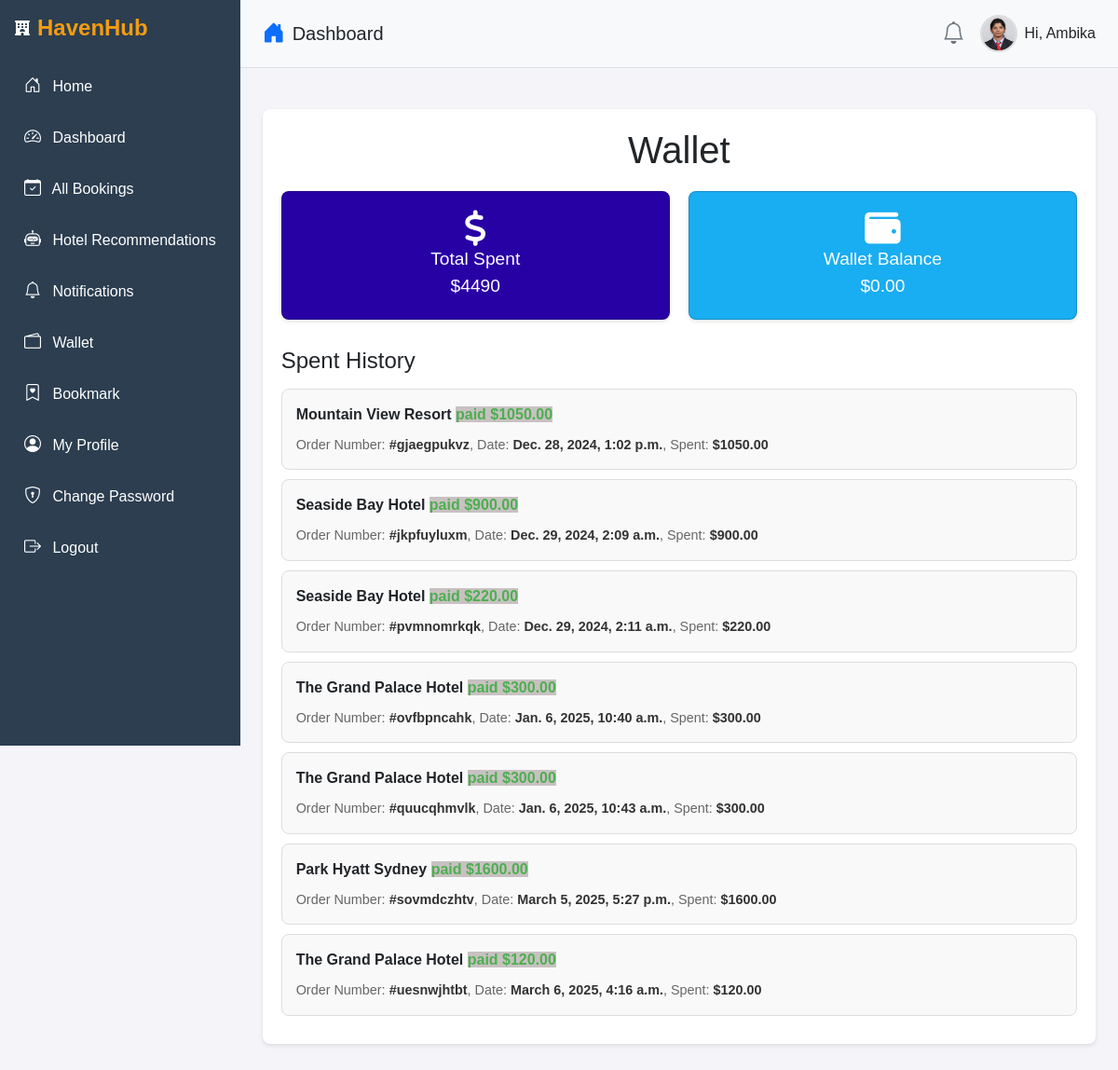
Screenshot of /dashboard/wallet/ (signed in) with the database file from the repository.
### userauths/models.py (models this page shows, shortened)
class Profile(models.Model):
    pid=ShortUUIDField(length=7,max_length=25,alphabet='abcdefghijklmnopqrstuvwxyz123')
    image=models.FileField(upload_to='image',default="default.jpg",null=True,blank=True)
    user=models.OneToOneField(User,on_delete=models.CASCADE)
    full_name = models.CharField(max_length=500,null=True,blank=True)
    phone = models.CharField(max_length=100,null=True,blank=True)
    gender = models.CharField(max_length=20,choices=GENDER,default="Other")
    country = models.CharField(max_length=100,null=True,blank=True)
    city = models.CharField(max_length=100,null=True,blank=True)
    state = models.CharField(max_length=100,null=True,blank=True)
    address = models.CharField(max_length=1000,null=True,blank=True)
    identity_type = models.CharField(max_length=200,choices=IDENTITY_TYPE,null=True,blank=True)
    identity_img = models.FileField(upload_to='image',default="id.jpg",null=True,blank=True)
    facebook=models.URLField(null=True,blank=True)
    twitter=models.URLField(null=True,blank=True)
    wallet=models.DecimalField(max_digits=10,decimal_places=2,default=0.00)
    verified=models.BooleanField(default=False)
    date=models.DateTimeField(auto_now_add=True)
    class Meta:
        ordering=['-date']

class User(AbstractUser):
    full_name = models.CharField(max_length=500,null=True,blank=True)
    username=models.CharField(max_length=500,unique=True)
    email = models.EmailField(max_length=500,unique=True)
    phone = models.CharField(max_length=100,null=True,blank=True)
    gender = models.CharField(max_length=20,choices=GENDER,default="Other")
    otp=models.CharField(max_length=100,null=True,blank=True)
    USERNAME_FIELD='email'
    REQUIRED_FIELDS = ['username']

### hotel/models.py (models this page shows, shortened)
class Booking(models.Model):
    user=models.ForeignKey(User,on_delete=models.SET_NULL,null=True,blank=True)
    payment_status=models.CharField(max_length=100,choices=PAYMENT_STATUS)
    coupons = models.ManyToManyField("hotel.Coupon",blank=True)
    full_name=models.CharField(max_length=1000)
    email=models.EmailField(max_length=1000)
    phone=models.CharField(max_length=1000)
    hotel=models.ForeignKey(Hotel,on_delete=models.SET_NULL,null=True,blank=True)
    room_type=models.ForeignKey(RoomType,on_delete=models.SET_NULL,null=True,blank=True)
    room=models.ManyToManyField(Room)
    before_discount=models.DecimalField(max_digits=12,decimal_places=2,default=0.00)
    total=models.DecimalField(max_digits=12,decimal_places=2,default=0.00)
    saved=models.DecimalField(max_digits=12,decimal_places=2,default=0.00)
    check_in_date=models.DateField()
    check_out_date=models.DateField()
    total_days=models.PositiveIntegerField(default=0)
    num_adults=models.PositiveIntegerField(default=1)
    num_children=models.PositiveIntegerField(default=0)
    checked_in=models.BooleanField(default=False)
    checked_out=models.BooleanField(default=False)
    is_active=models.BooleanField(default=False)
    checked_in_tracker=models.BooleanField(default=False)
    checked_out_tracker=models.BooleanField(default=False)
    bid=ShortUUIDField(unique=True,length=10,max_length=20,alphabet='abcdefghijklmnopqrstuvwxyz')
    date=models.DateTimeField(auto_now_add=True)
    stripe_payment_intent = models.CharField(max_length=1000,null=True,blank=True)
    success_id=ShortUUIDField(length=10,max_length=20,alphabet='abcdefghijklmnopqrstuvwxyz')
    booking_id=ShortUUIDField(unique=True,length=10,max_length=20,alphabet='abcdefghijklmnopqrstuvwxyz')
    is_cancelled = models.BooleanField(default=False)

class Hotel(models.Model):
    user = models.ForeignKey(User, on_delete=models.SET_NULL, null=True)
    name=models.CharField(max_length=100)
    description=CKEditor5Field(null=True,blank=True,config_name='extends')
    image=models.FileField(upload_to="hotel_gallery")
    address=models.CharField(max_length=200)
    mobile=models.CharField(max_length=200)
    email=models.EmailField(max_length=100)
    status=models.CharField(max_length=20,choices=HOTEL_STATUS,default="Live")
    tags=TaggableManager(blank=True)
    views=models.IntegerField(default=0)
    featured=models.BooleanField(default=False)
    hid=ShortUUIDField(unique=True,length=10,max_length=20,alphabet='abcdefghijklmnopqrstuvwxyz')
    slug=models.SlugField(unique=True)
    date=models.DateTimeField(auto_now_add=True)
    def hotel_gallery(self):
        return HotelGallery.objects.filter(hotel=self)

### user_dashboard/views.py (the view)
# urls.py: path("wallet/",views.wallet,name="wallet"),
@login_required
def wallet(request):
    profile= Profile.objects.get(user=request.user)
    bookings=Booking.objects.filter(user=request.user,payment_status="paid")
    total_spent=Booking.objects.filter(user=request.user,payment_status="paid").aggregate(amount=models.Sum("total"))
    wallet_balance=request.user.profile.wallet
    context={
        "bookings":bookings,
        "total_spent":total_spent,
        "wallet_balance":wallet_balance,
        "Profile":profile,
    }
    return render(request,"user_dashboard/wallet.html",context)

### templates/user_dashboard/wallet.html (shortened to what this page needs)
{% extends 'partials/dashboard_base.html' %}
{% block content %}
    <link rel="stylesheet" href="https://cdnjs.cloudflare.com/ajax/libs/font-awesome/6.5.1/css/all.min.css">
</head>
<body>
    <div class="container">
        <h1>Wallet</h1>
        <div class="cards">
            <div class="card total-spent">
                <i class="fas fa-dollar-sign"></i>
                <div>Total Spent</div>
                <div> ${{total_spent.amount}}</div>
            </div>
            <div class="card wallet-balance">
                <i class="fas fa-wallet"></i>
                <div>Wallet Balance</div>
                <div> ${{wallet_balance}}</div>
            </div>
        </div>
        <div class="history">
            <h2>Spent History</h2>
            {% for b in bookings %}
            <div class="history-item">
                <div>
                    <strong>{{b.hotel.name}}</strong> <span style="background-color: rgb(200, 193, 193);">{{b.payment_status}} ${{b.total}}</span>
                    <div class="details">
                        Order Number: <strong>#{{b.booking_id}}</strong>, Date: <strong>{{b.date}}</strong>, Spent: <strong>${{b.total}}</strong>
                    </div>
                </div>
            </div>
            {% endfor %}
        </div>
    </div>
</body>
{% endblock content %}

### templates/partials/dashboard_base.html (shortened to what this page needs)
{% load static %}
<!DOCTYPE html>
<html lang="en">
<head>
    <link rel="stylesheet" href="https://cdn.jsdelivr.net/npm/bootstrap@5.3.0/dist/css/bootstrap.min.css">
    <link href="https://cdnjs.cloudflare.com/ajax/libs/bootstrap-icons/1.10.5/font/bootstrap-icons.min.css" rel="stylesheet">
</head>
<body>
    <div class="d-flex">
        {% include "partials/dashboard_sidebar.html" %}
        <div class="flex-grow-1">
            <header class="d-flex justify-content-between align-items-center px-4 py-3 border-bottom">
                <div class="d-flex align-items-center">
                    <i class="bi bi-house-door-fill me-2 fs-4 text-primary"></i>
                    <h1 class="h5 mb-0">Dashboard</h1>
                </div>
                <div class="d-flex align-items-center">
                    <i class="bi bi-bell fs-4 text-secondary me-3"></i>
                    <div class="d-flex align-items-center">
                        <img src="{{ Profile.image.url }}" alt="User Photo" class="rounded-circle" width="40" height="40">
                        <span class="ms-2">Hi, {{ request.user.username }}</span>
                    </div>
                </div>
            </header>
            <main class="p-4">
                {% block content %}
                {% endblock content %}
            </main>
        </div>
    </div>
</body>
</html>

### templates/partials/dashboard_base.html (style rules this page uses)
body { font-family: 'Arial', sans-serif; }
header { background-color: #f8f9fa; }
header h1 { font-size: 20px; }
header img { border: 2px solid #ddd; }

### templates/user_dashboard/wallet.html (style rules this page uses)
body { font-family: Arial, sans-serif; margin: 0; padding: 0; background-color: #f4f4f9; }
.container { max-width: 1200px; margin: 20px auto; padding: 20px; background-color: #fff; border-radius: 8px; box-shadow: 0 2px 4px rgba(0, 0, 0, 0.1); }
h1 { text-align: center; margin-bottom: 20px; }
.cards { display: flex; gap: 20px; margin-bottom: 30px; }
.card { flex: 1; padding: 20px; color: #fff; border-radius: 8px; display: flex; align-items: center; justify-content: space-between; font-size: 1.2em; box-shadow: 0 2px 4px rgba(0, 0, 0, 0.1); }
.card.total-spent { background-color: #2801a5; }
.card.wallet-balance { background-color: #19adf1; }
.card i { font-size: 2em; }
.history { margin-top: 20px; }
.history h2 { font-size: 1.5em; margin-bottom: 15px; }
.history-item { padding: 15px; margin-bottom: 10px; background-color: #f9f9f9; border: 1px solid #ddd; border-radius: 8px; display: flex; justify-content: space-between; align-items: center; }
.history-item span { color: #4caf50; font-weight: bold; }
.details { margin-top: 10px; font-size: 0.9em; color: #666; }
.details strong { color: #333; }

### rows the page displays
Profile: image (picture), wallet "0.00"
User: user.username "Ambika"
Booking: hotel.name "Mountain View Resort", payment_status "paid", total "1050.00", booking_id "gjaegpukvz", date "Dec. 28, 2024, 1:02 p.m."
Booking: hotel.name "Seaside Bay Hotel", payment_status "paid", total "900.00", booking_id "jkpfuyluxm", date "Dec. 29, 2024, 2:09 a.m."
Booking: hotel.name "Seaside Bay Hotel", payment_status "paid", total "220.00", booking_id "pvmnomrkqk", date "Dec. 29, 2024, 2:11 a.m."
Booking: hotel.name "The Grand Palace Hotel", payment_status "paid", total "300.00", booking_id "ovfbpncahk", date "Jan. 6, 2025, 10:40 a.m."
Booking: hotel.name "The Grand Palace Hotel", payment_status "paid", total "300.00", booking_id "quucqhmvlk", date "Jan. 6, 2025, 10:43 a.m."
Booking: hotel.name "Park Hyatt Sydney", payment_status "paid", total "1600.00", booking_id "sovmdczhtv", date "March 5, 2025, 5:27 p.m."
Booking: hotel.name "The Grand Palace Hotel", payment_status "paid", total "120.00", booking_id "uesnwjhtbt", date "March 6, 2025, 4:16 a.m."

### other values shown
{{ total_spent.amount }} "4490"
